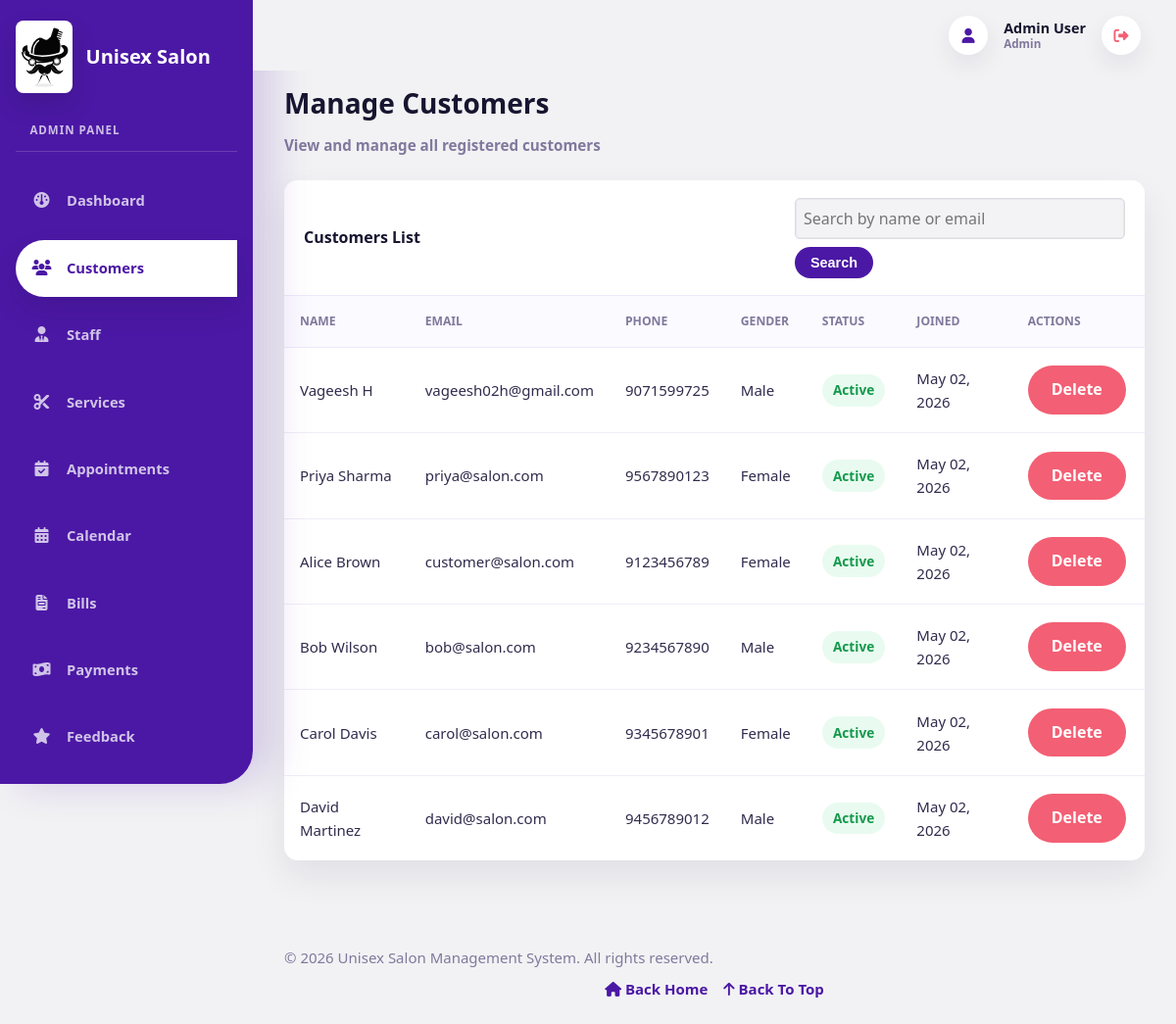
The page /admin/customers.php (signed in) on the database its author committed.
### tables this page shows
CREATE TABLE `customers` (
  `id` int NOT NULL AUTO_INCREMENT,
  `name` varchar(100) NOT NULL,
  `email` varchar(100) NOT NULL,
  `password` varchar(255) NOT NULL,
  `phone` varchar(15) DEFAULT NULL,
  `gender` enum('Male','Female','Other') DEFAULT NULL,
  `date_of_birth` date DEFAULT NULL,
  `address` text,
  `last_login` timestamp NULL DEFAULT NULL,
  `city` varchar(50) DEFAULT NULL,
  `profile_image` varchar(255) DEFAULT NULL,
  `status` enum('active','inactive') DEFAULT 'active',
  `created_at` timestamp NULL DEFAULT CURRENT_TIMESTAMP,
  `updated_at` timestamp NULL DEFAULT CURRENT_TIMESTAMP ON UPDATE CURRENT_TIMESTAMP,
  PRIMARY KEY (`id`),
  UNIQUE KEY `email` (`email`),
  UNIQUE KEY `phone` (`phone`)
);

### config/db.php (called while the page is built, shortened)
<?php
$conn = new mysqli(DB_HOST, DB_USER, DB_PASSWORD, DB_NAME);
$conn->set_charset("utf8");
function fetchAll($query) {
    global $conn;
    $result = $conn->query($query);
    return $result->fetch_all(MYSQLI_ASSOC);
}
function formatDate($date) {
    return date('M d, Y', strtotime($date));
}
?>

### admin/customers.php (the view, shortened to what this page needs)
<?php
require_once '../config/db.php';
$search = $_GET['search'] ?? '';
if ($search) {
    $search = sanitize($search);
    $customers = fetchAll("SELECT * FROM customers WHERE name LIKE '%$search%' OR email LIKE '%$search%' ORDER BY created_at DESC");
} else {
    $customers = fetchAll("SELECT * FROM customers ORDER BY created_at DESC");
}
?>
<!DOCTYPE html>
<html lang="en">
<head>
    <link rel="stylesheet" href="<?php echo BASE_URL; ?>assets/css/style.css">
</head>
<body>
    <?php include '../includes/header.php'; ?>
    <?php include '../includes/sidebar.php'; ?>
    <div class="main-content">
        <div class="page-header">
            <h1>Manage Customers</h1>
            <p>View and manage all registered customers</p>
        </div>
        <div class="table-container">
            <div class="table-header flex-between">
                <div>
                    <h2>Customers List</h2>
                </div>
                <div style="display: flex; gap: 1rem; align-items: center;">
                    <form method="GET" style="display: flex; gap: 0.5rem;">
                        <input type="text" name="search" placeholder="Search by name or email" style="padding: 0.5rem; border: 1px solid #ddd; border-radius: 5px;" value="<?php echo htmlspecialchars($search); ?>">
                        <button type="submit" class="btn btn-primary btn-sm">Search</button>
                    </form>
                </div>
            </div>
            <table>
                <thead>
                    <tr>
                        <th>Name</th>
                        <th>Email</th>
                        <th>Phone</th>
                        <th>Gender</th>
                        <th>Status</th>
                        <th>Joined</th>
                        <th>Actions</th>
                    </tr>
                </thead>
                <tbody>
                    <?php if ($customers): ?>
                        <?php foreach ($customers as $customer): ?>
                            <tr>
                                <td><?php echo htmlspecialchars($customer['name']); ?></td>
                                <td><?php echo htmlspecialchars($customer['email']); ?></td>
                                <td><?php echo htmlspecialchars($customer['phone'] ?? '-'); ?></td>
                                <td><?php echo htmlspecialchars($customer['gender'] ?? '-'); ?></td>
                                <td>
                                    <span class="badge <?php echo $customer['status'] === 'active' ? 'badge-success' : 'badge-danger'; ?>">
                                        <?php echo ucfirst($customer['status']); ?>
                                    </span>
                                </td>
                                <td><?php echo formatDate($customer['created_at']); ?></td>
                                <td>
                                    <a href="<?php echo BASE_URL; ?>admin/customers.php?delete_id=<?php echo $customer['id']; ?>" class="btn btn-danger btn-sm" onclick="return confirm('Are you sure?')">Delete</a>
                                </td>
                            </tr>
                        <?php endforeach; ?>
                    <?php else: ?>
                        <tr>
                            <td colspan="7" class="text-center">No customers found</td>
                        </tr>
                    <?php endif; ?>
                </tbody>
            </table>
        </div>
    </div>
    <?php include '../includes/footer.php'; ?>
</body>
</html>

### rows shown on the page
customers: name "Vageesh H", email "vageesh02h@gmail.com", phone "9071599725", gender "Male", status "Active", created_at "May 02, 2026"
customers: name "Priya Sharma", email "priya@salon.com", phone "9567890123", gender "Female", status "Active", created_at "May 02, 2026"
customers: name "Alice Brown", email "customer@salon.com", phone "9123456789", gender "Female", status "Active", created_at "May 02, 2026"
customers: name "Bob Wilson", email "bob@salon.com", phone "9234567890", gender "Male", status "Active", created_at "May 02, 2026"
customers: name "Carol Davis", email "carol@salon.com", phone "9345678901", gender "Female", status "Active", created_at "May 02, 2026"
customers: name "David Martinez", email "david@salon.com", phone "9456789012", gender "Male", status "Active", created_at "May 02, 2026"

### other values the page prints
$_SESSION['name'] "Admin User"
$_SESSION['role'] "Admin"
